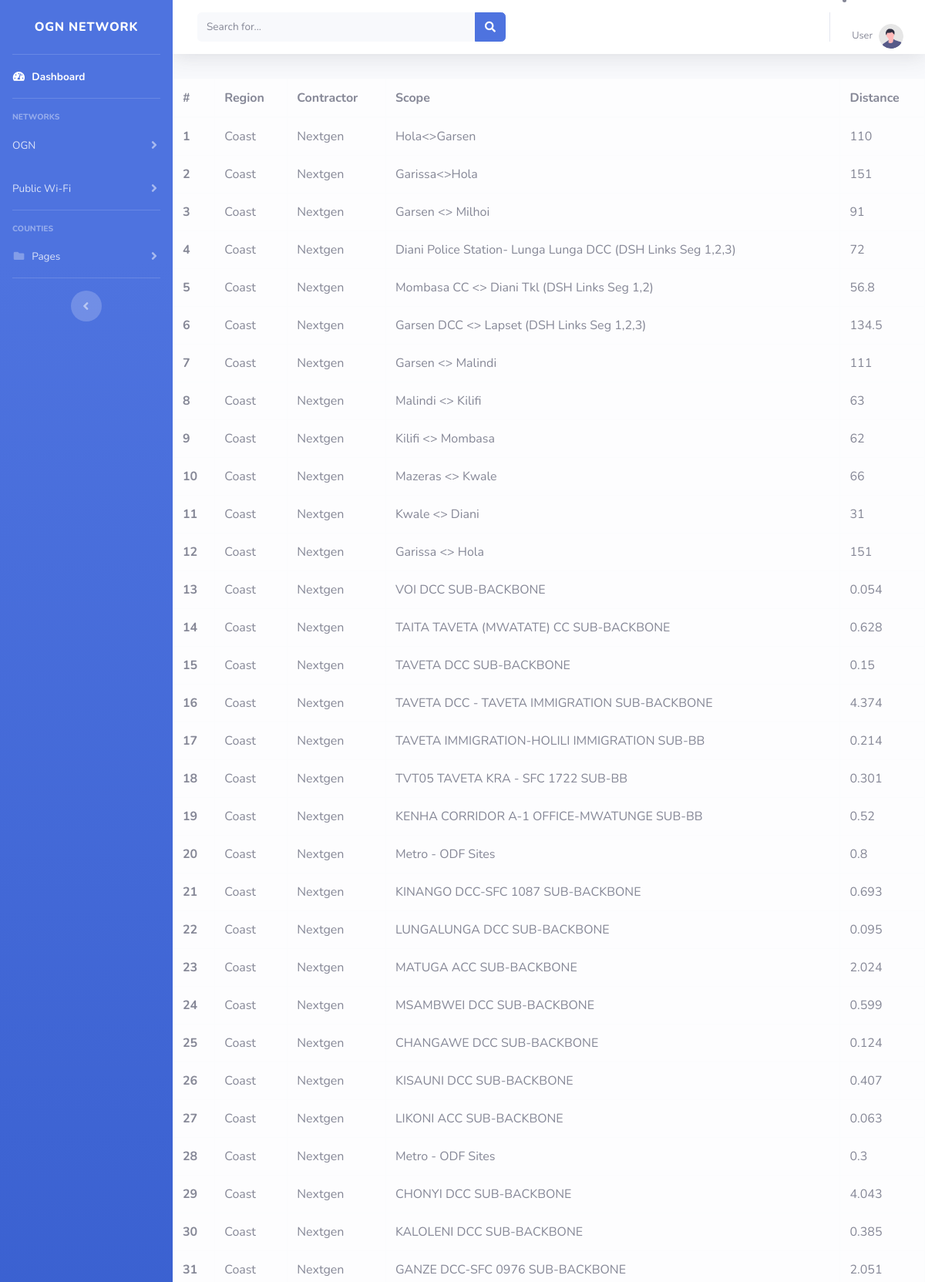
Page /coast.php (upper part) on the committed database.
### tables this page shows
CREATE TABLE `coast` (
  `id` int(11) NOT NULL,
  `Region` varchar(5) DEFAULT NULL,
  `Contractor` varchar(7) DEFAULT NULL,
  `Scope` varchar(255) DEFAULT NULL,
  `Distance` varchar(5) DEFAULT NULL
);

### coast.php (the view, shortened to what this page needs)
<?php
include_once("./includes/connection.php");
include_once("sidebar.php");
?>
<html lang="en">
<head>
    <link rel="stylesheet" href="https://cdn.datatables.net/buttons/3.1.2/css/buttons.dataTables.css">
    <link rel="stylesheet" href="https://cdn.datatables.net/2.1.8/css/dataTables.dataTables.css">
</head>
<body>
    <div class="row">
        <div class="col-md-12 my-2 ">
            <table id="example" class="table table-bordered table-light">
                <thead>
                    <tr>
                        <th scope="col">#</th>
                        <th scope="col">Region</th>
                        <th scope="col">Contractor</th>
                        <th scope="col">Scope</th>
                        <th scope="col">Distance</th>
                    </tr>
                </thead>
                <tbody>
                    <?php
                    $sql = 'SELECT * FROM coast';
                    $results = mysqli_query($con, $sql);
                    while ($row = mysqli_fetch_assoc($results)) {
                        $id = $row['id'];
                        $Region = $row['Region'];
                        $Contractor = $row['Contractor'];
                        $Scope = $row['Scope'];
                        $Distance = $row['Distance'];
                        echo '<tr>
       <th scope="row">' . $id . '</th>
       <td>' . $Region . '</td>
       <td>' . $Contractor . '</td>
       <td>' . $Scope . '</td>
       <td>' . $Distance . '</td>
     </tr>';
                    }
                    ?>
                </tbody>
            </table>
        </div>
    </div>

### rows in the picture
coast: id "1", Region "Coast", Contractor "Nextgen", Scope "Hola<>Garsen", Distance "110"
coast: id "2", Region "Coast", Contractor "Nextgen", Scope "Garissa<>Hola", Distance "151"
coast: id "3", Region "Coast", Contractor "Nextgen", Scope "Garsen <> Milhoi", Distance "91"
coast: id "4", Region "Coast", Contractor "Nextgen", Scope "Diani Police Station- Lunga Lunga DCC (DSH Links Seg 1,2,3)", Distance "72"
coast: id "5", Region "Coast", Contractor "Nextgen", Scope "Mombasa CC <> Diani Tkl (DSH Links Seg 1,2)", Distance "56.8"
coast: id "6", Region "Coast", Contractor "Nextgen", Scope "Garsen DCC <> Lapset (DSH Links Seg 1,2,3)", Distance "134.5"
coast: id "7", Region "Coast", Contractor "Nextgen", Scope "Garsen <> Malindi", Distance "111"
coast: id "8", Region "Coast", Contractor "Nextgen", Scope "Malindi <> Kilifi", Distance "63"
coast: id "9", Region "Coast", Contractor "Nextgen", Scope "Kilifi <> Mombasa", Distance "62"
coast: id "10", Region "Coast", Contractor "Nextgen", Scope "Mazeras <> Kwale", Distance "66"
coast: id "11", Region "Coast", Contractor "Nextgen", Scope "Kwale <> Diani", Distance "31"
coast: id "12", Region "Coast", Contractor "Nextgen", Scope "Garissa <> Hola", Distance "151"
coast: id "13", Region "Coast", Contractor "Nextgen", Scope "VOI DCC SUB-BACKBONE", Distance "0.054"
coast: id "14", Region "Coast", Contractor "Nextgen", Scope "TAITA TAVETA (MWATATE) CC SUB-BACKBONE", Distance "0.628"
coast: id "15", Region "Coast", Contractor "Nextgen", Scope "TAVETA DCC SUB-BACKBONE", Distance "0.15"
coast: id "16", Region "Coast", Contractor "Nextgen", Scope "TAVETA DCC - TAVETA IMMIGRATION SUB-BACKBONE", Distance "4.374"
coast: id "17", Region "Coast", Contractor "Nextgen", Scope "TAVETA IMMIGRATION-HOLILI IMMIGRATION SUB-BB", Distance "0.214"
coast: id "18", Region "Coast", Contractor "Nextgen", Scope "TVT05 TAVETA KRA - SFC 1722 SUB-BB", Distance "0.301"
coast: id "19", Region "Coast", Contractor "Nextgen", Scope "KENHA CORRIDOR A-1 OFFICE-MWATUNGE SUB-BB", Distance "0.52"
coast: id "20", Region "Coast", Contractor "Nextgen", Scope "Metro - ODF Sites", Distance "0.8"
coast: id "21", Region "Coast", Contractor "Nextgen", Scope "KINANGO DCC-SFC 1087 SUB-BACKBONE", Distance "0.693"
coast: id "22", Region "Coast", Contractor "Nextgen", Scope "LUNGALUNGA DCC SUB-BACKBONE", Distance "0.095"
coast: id "23", Region "Coast", Contractor "Nextgen", Scope "MATUGA ACC SUB-BACKBONE", Distance "2.024"
coast: id "24", Region "Coast", Contractor "Nextgen", Scope "MSAMBWEI DCC SUB-BACKBONE", Distance "0.599"
coast: id "25", Region "Coast", Contractor "Nextgen", Scope "CHANGAWE DCC SUB-BACKBONE", Distance "0.124"
coast: id "26", Region "Coast", Contractor "Nextgen", Scope "KISAUNI DCC SUB-BACKBONE", Distance "0.407"
coast: id "27", Region "Coast", Contractor "Nextgen", Scope "LIKONI ACC SUB-BACKBONE", Distance "0.063"
coast: id "28", Region "Coast", Contractor "Nextgen", Scope "Metro - ODF Sites", Distance "0.3"
coast: id "29", Region "Coast", Contractor "Nextgen", Scope "CHONYI DCC SUB-BACKBONE", Distance "4.043"
coast: id "30", Region "Coast", Contractor "Nextgen", Scope "KALOLENI DCC SUB-BACKBONE", Distance "0.385"
coast: id "31", Region "Coast", Contractor "Nextgen", Scope "GANZE DCC-SFC 0976 SUB-BACKBONE", Distance "2.051"
